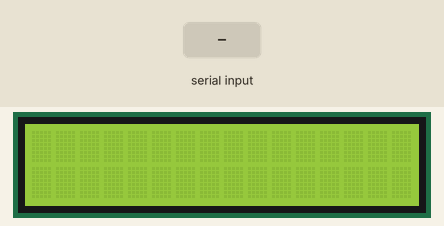
Recording of a sketch running on a simulated Arduino Uno, built with avr-gcc and run on an emulated ATmega328P. Parts: 16×2 character LCD. Inputs (shaded band) come from the test bench. What the sketch prints to the serial monitor is not drawn.

Above: at 1.2 s.
1.3 s: "1" received over Serial
At 2.2 s:
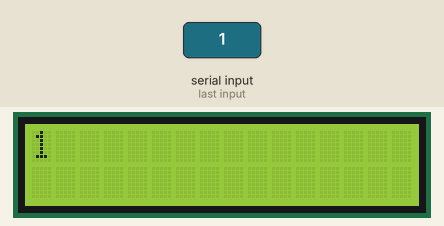
2.9 s: "0" received over Serial
At 3.4 s:
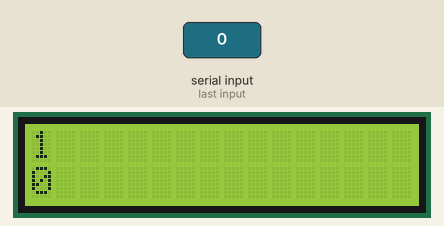
4.5 s: "2" received over Serial
At 5.8 s:
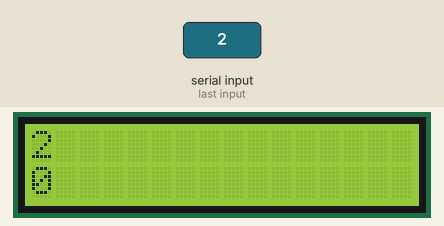
Timing chart, 0 to 7.5 s (numbered marks = the images above; inputs shaded):
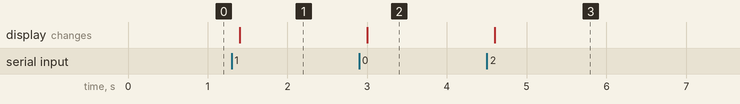

Measured:
- after the input at 1.3 s, the display: changes after 0.10 s (image 1)
- after the input at 2.9 s, the display: changes after 0.10 s (image 2)
- after the input at 4.5 s, the display: changes after 0.10 s (image 3)

The sketch:

ComunicacaoSerialLCD.ino
```cpp
/* ========================================================================================================

   Este código é copiado do professor e tem a função de comunicar o terminal Serial com o LCD, de forma que, quando se escreve algo no terminal Serial o conteúdo que foi escrito vá
   para a o display.

   Envio de caracteres para o LCD em tempo real

   Autor: Eng. Wagner Rambo  Data: Dezembro de 2018

   www.wrkits.com.br | facebook.com/wrkits | youtube.com/user/canalwrkits


======================================================================================================== */


// ========================================================================================================
// --- Bibliotecas Auxiliares ---
#include <LiquidCrystal.h>               //biblioteca LCD


// ========================================================================================================
// --- Objetos ---
LiquidCrystal lcd(12, 11, 5, 4, 3, 7);   //ligações Arduino - LCD


// ========================================================================================================
// --- Variáveis Globais ---
void send_str(bool line_num);           //função que envia strings do terminal para o LCD


// ========================================================================================================
// --- Variáveis Globais ---
boolean line_n = 1;                     //armazena o número da linha do LCD


// ========================================================================================================
// --- Configurações Iniciais ---
void setup()
{

  lcd.begin(16, 2);                     //lcd 16 colunas, 2 linhas

  Serial.begin(115200);                 //inicia serial 115200 baud rate

  Serial.print("Aguardando entradas na serial...");  //imprime

} //end setup


// ========================================================================================================
// --- Loop Infinito ---
void loop()
{

   if(line_n) send_str(line_n);  //se line_n verdadeiro, envie string na linha 1

   else send_str(line_n);        //senão, é falso, envia string na linha 2


} //end loop


// ========================================================================================================
// --- Desenvolvimento das Funções ---
void send_str(bool line_num)
{

   //lê todos os caracteres disponíveis
   if (Serial.available())
   {

      //aguarda receber mensagem completa
      delay(100);

      //determina a linha do display
      if(line_num) { lcd.setCursor(0,0);  line_n = 0;  }
      else         { lcd.setCursor(0,1);  line_n = 1;  }

      //mostra os caracteres no LCD
      while (Serial.available() > 0)  lcd.write(Serial.read());

      //envia espaços para limpeza "manual" do LCD
      for(int i=0; i<15; i++) lcd.print(" ");

   } //end Serial available


} //end send_str
```
